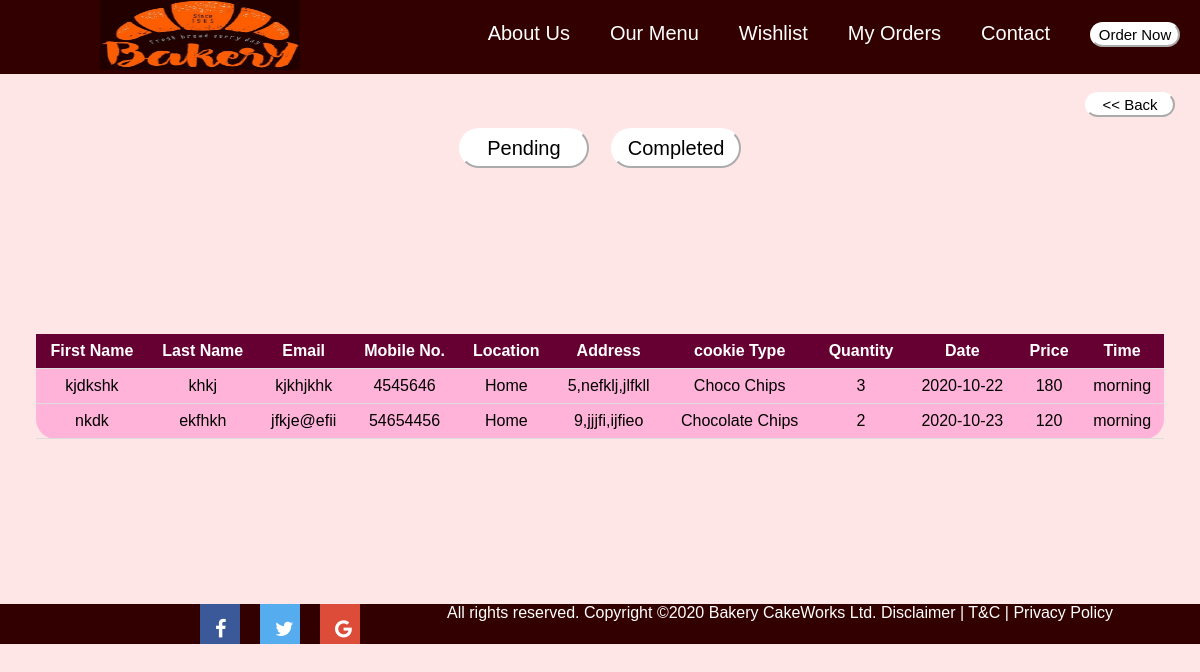
The app's page /completedcookieorders.php with its own data.
### tables this page shows
CREATE TABLE `cookieorders` (
  `id` int(11) NOT NULL,
  `fn` varchar(200) NOT NULL,
  `ln` varchar(200) NOT NULL,
  `email` varchar(500) NOT NULL,
  `mobile` int(10) NOT NULL,
  `at` varchar(200) NOT NULL,
  `houseno` int(10) NOT NULL,
  `street` varchar(200) NOT NULL,
  `city` varchar(500) NOT NULL,
  `type` varchar(500) NOT NULL,
  `quantity` int(10) NOT NULL,
  `day` date NOT NULL,
  `time` varchar(100) NOT NULL,
  `price` int(10) NOT NULL,
  `status` int(10) NOT NULL
);

### completedcookieorders.php (the view, shortened to what this page needs)
<!DOCTYPE html>
<html>
<?php
include "connect.php";
?>
<head>
<link rel="stylesheet" href="https://cdnjs.cloudflare.com/ajax/libs/font-awesome/4.7.0/css/font-awesome.min.css">
</head>
<body bgcolor="#ffe6e6">
<div class="topnav" id="myTopnav">
  <img src ="images/logo.jpg" style="width:200px;height:70px;margin-left: 100px;">
  <a><form action="veg.html" >
      <button class="btn"> Order Now</button>
      </form></a>
  <a href="contact.php"> Contact </a>
  <a href="order1.php"> My Orders  </a>
  <a href="wishlist.php"> Wishlist  </a>
  <a href="index.php"> Our Menu </a>
  <a href="about.php"> About Us </a>
</div>
<br>
<div class="container">
  <a href="order1.php"><button class="btn" style="float: right;margin-right: 25px;"> << Back </button></a>
<div class="row">
  <br><br>
  <a href="pendingcookieorders.php"><button class="btn1"> Pending</button></a>&nbsp;&nbsp;&nbsp;&nbsp;
  <a href="completedcookieorders.php"><button class="btn1" > Completed</button></a>
  <br><br>
              <div class="box">
                <table>
                <thead>
                <tr>
                  <th>First Name</th>
                  <th>Last Name</th>
                  <th>Email</th>
                  <th>Mobile No.</th>
                  <th>Location</th>
                  <th>Address</th>
                  <th>cookie Type</th>
                  <th>Quantity</th>
                  <th>Date</th>
                  <th>Price</th>
                  <th>Time</th>
                </thead>
                <tbody>
                      <?php
                      $query="select * from cookieorders where status=1";
                      $result=mysqli_query($conn, $query);
                      if ($result) {
                      while ($object = $result->fetch_object())
                      {
                      echo "<tr>
                        <td>".$object->fn."</td>
                        <td>".$object->ln."</td>
                        <td>".$object->email."</td>
                        <td>".$object->mobile."</td>
                        <td>".$object->at."</td>
                        <td>".$object->houseno.",".$object->street.",".$object->city."</</td>
                        <td>".$object->type."</td>
                        <td>".$object->quantity."</td>
                        <td>".$object->day."</td>
                        <td>".$object->price."</td>
                        <td>".$object->time."</td>
                      </tr>";
                      }
                      }
                      else {
                      echo "Error : ".mysqli_error();
                      }
                      ?>
                </tbody>
              </table>
              </div>
            </div>
  <br>
</div>
<div class="footer">
  <a style="float: left; margin-left: 200px;"class="fa fa-facebook"></a>
  <a style="float: left;  margin-left: 20px;"class="fa fa-twitter"></a>
<a style="float: left; margin-left: 20px; "class="fa fa-google"></a>
  <font class="foot">All rights reserved. Copyright ©2020 Bakery CakeWorks Ltd. Disclaimer | T&C | Privacy Policy</font>
  </div>
</body>
</html>

### completedcookieorders.php (style rules this page uses)
body { margin: 0; font-family: Arial, Helvetica, sans-serif; }
.topnav { overflow: hidden; background-color: #330000; }
.topnav a { float: right; display: block; text-align: center; padding: 22px 20px; text-decoration: none; color: white; font-size:20px; }
.btn { background-color: white; border-color: white; border-radius: 20px; width:90px; height: 25px; font-size: 15px; color:black; }
.row { max-width:100%; }
.box { height:400px; border-radius: 30px; align-content: center; margin-left: 3%; margin-right: 3%; overflow: auto; }
.container { position: center; text-align: center; color: white; }
.btn1 { background-color: white; border-color: white; border-radius: 20px; width:130px; height: 40px; font-size: 20px; color:black; }
.footer { background: #330000; height: 40px; width: 100%; left: 0; bottom: 0; color: white; text-align: center; }
.foot { font-size: 16px; color: white; text-align:center; margin-top: 5px; padding: 15px; }
.fa { padding: 15px; font-size: 20px; width: 10px; height: 10px; text-align: left; text-decoration: none; }
.fa-facebook { background: #3B5998; color: white; }
.fa-google { background: #dd4b39; color: white; }
.fa-twitter { background: #55ACEE; color: white; }
table { border-collapse: collapse; width: 100%; background-color: #ffb3d9; border-radius: 20px; }
td { padding: 8px; text-align: center; border-bottom: 1px solid #ddd; color :black; }
th { background-color: #660033; padding: 8px; text-align: center; border-bottom: 1px solid #ddd; color :white; }

### records on screen
cookieorders: fn "kjdkshk", ln "khkj", email "kjkhjkhk", mobile "4545646", at "Home", houseno "5", street "nefklj", city "jlfkll", type "Choco Chips", quantity "3", day "2020-10-22", price "180", time "morning"
cookieorders: fn "nkdk", ln "ekfhkh", email "jfkje@efii", mobile "54654456", at "Home", houseno "9", street "jjjfi", city "ijfieo", type "Chocolate Chips", quantity "2", day "2020-10-23", price "120", time "morning"
